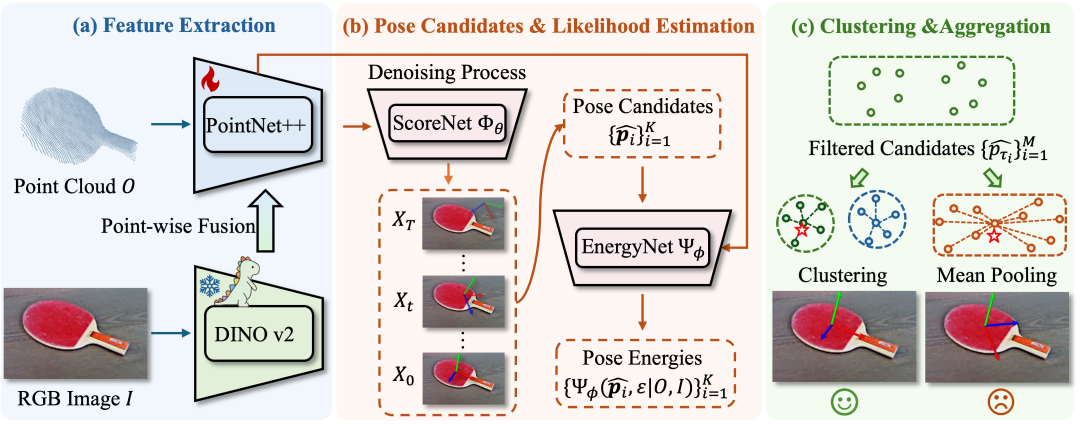
#> input picture GenPose2-main/assets/pipeline.jpg, 3240 x 1270 px (shown at 1/3 size)
$ python -i data_utils.py   (imports and definitions only)
#> lines starting #> are read from the running program, lines starting #| are printed output that depends on the picture
#> further down, picture is the input picture: shape (1270, 3240, 3); mean B, G, R 210.6, 213.8, 218.4
import os
import torch
import cv2
import numpy as np
import collections

import math
import numpy as np
from sklearn.decomposition import PCA

# [234 lines left out: functions rotation_matrix_around_axis, generate_full_point_cloud, compute_distances, farthest_point_sampling, generate_augmentation, random_rotate_matrix and 6 more, not called in this run]


def rand_range(rng, lo, hi):
    return rng.rand()*(hi-lo)+lo

def gaussian_noise(rng, img, sigma):
    """add gaussian noise of given sigma to image"""
    img = img + rng.randn(*img.shape) * sigma
    img = np.clip(img, 0, 255).astype('uint8')
    return img

# [18 lines left out: function linear_motion_blur, not called in this run]

def rgb_add_noise(img):
    rng = np.random
    # apply HSV augmentor
    if rng.rand() > 0:
        hsv_img = cv2.cvtColor(img, cv2.COLOR_BGR2HSV).astype(np.uint16)
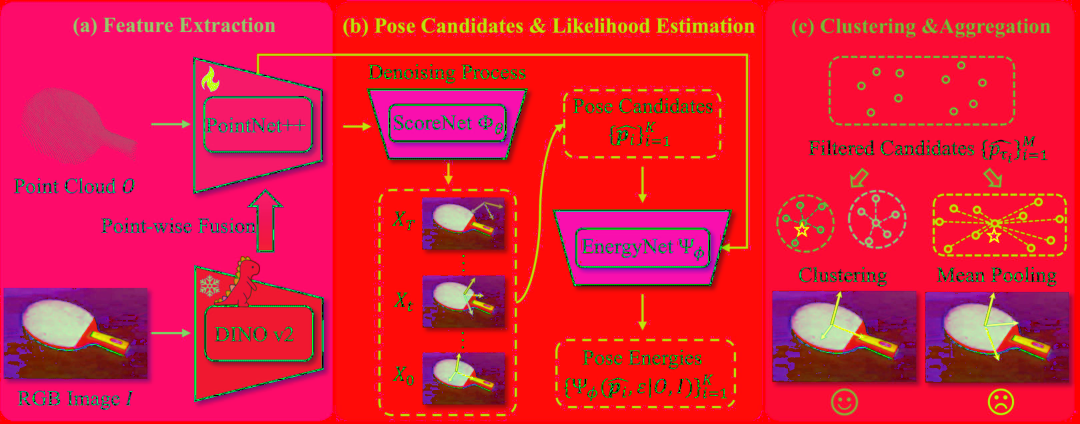
#> hsv_img: shape (1270, 3240, 3) uint16 (shown at 1/3 size); mean B, G, R 59.9, 28.6, 224.9
        hsv_img[:, :, 1] = hsv_img[:, :, 1] * rand_range(rng, 1.25, 1.45)
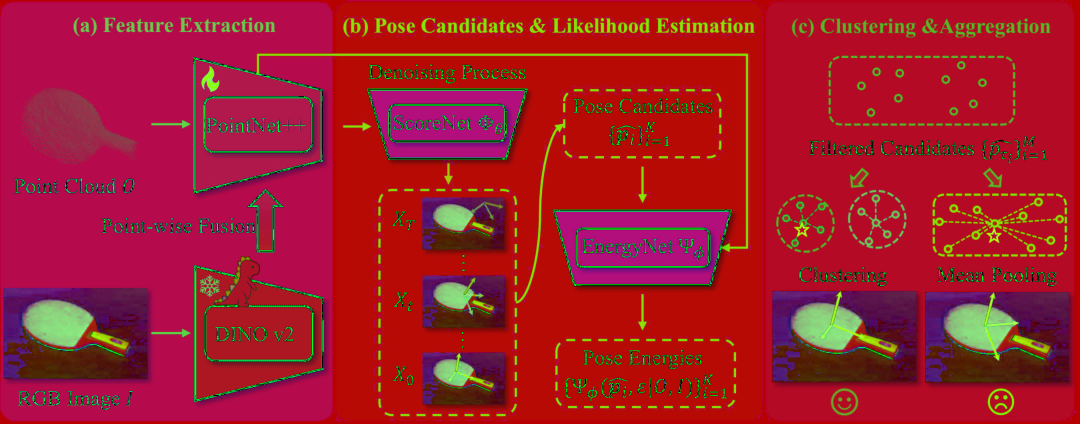
#> hsv_img: shape (1270, 3240, 3) uint16 (shown at 1/3 size); mean B, G, R 59.9, 39.4, 224.9; drawn with min black and max white
        hsv_img[:, :, 2] = hsv_img[:, :, 2] * rand_range(rng, 1.15, 1.35)
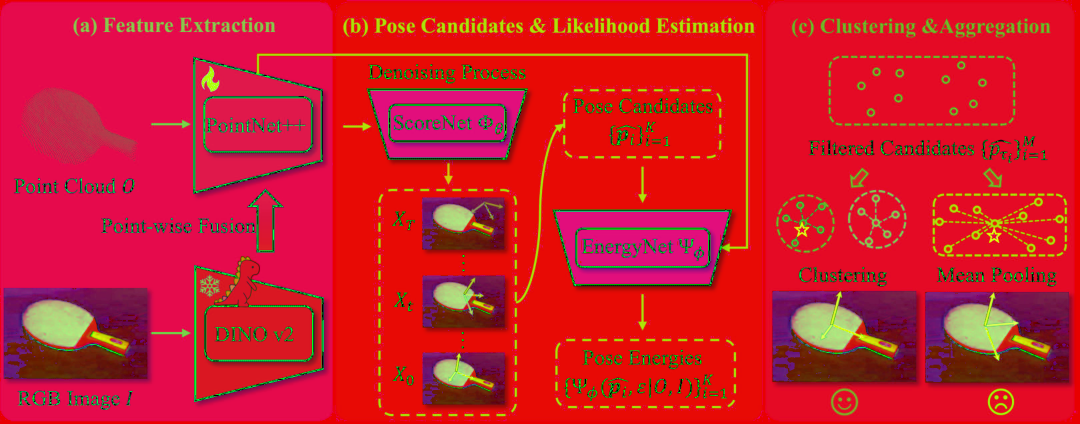
#> hsv_img: shape (1270, 3240, 3) uint16 (shown at 1/3 size); mean B, G, R 59.9, 39.4, 285.2; drawn with min black and max white
        hsv_img[:, :, 1] = np.clip(hsv_img[:, :, 1], 0, 255)
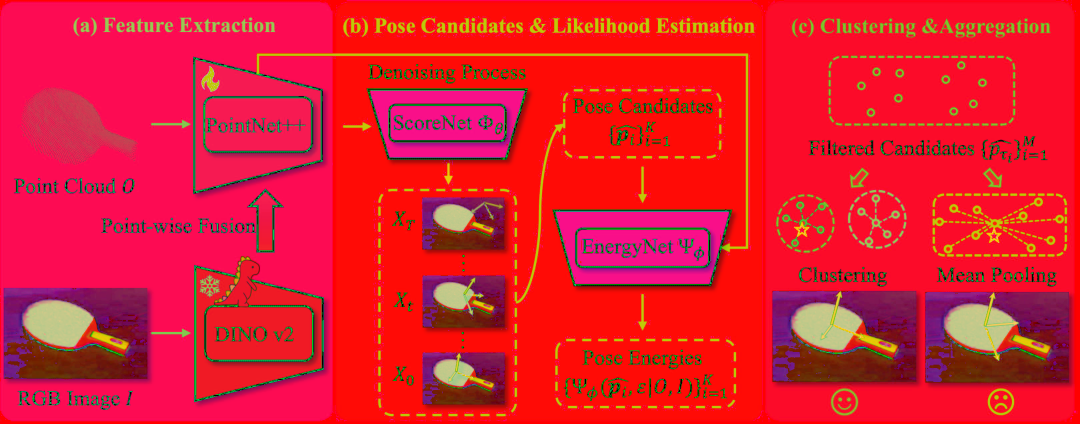
#> hsv_img: shape (1270, 3240, 3) uint16 (shown at 1/3 size); mean B, G, R 59.9, 36.2, 285.2; drawn with min black and max white
        hsv_img[:, :, 2] = np.clip(hsv_img[:, :, 2], 0, 255)
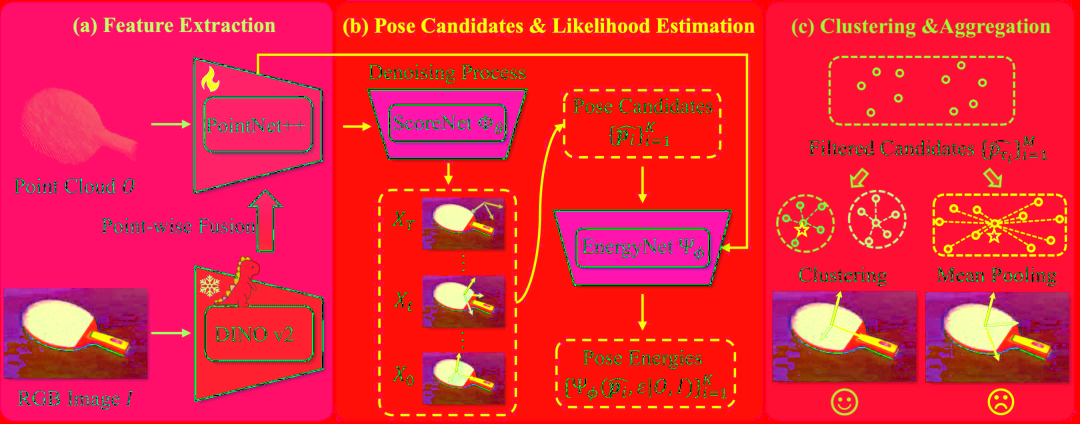
#> hsv_img: shape (1270, 3240, 3) uint16 (shown at 1/3 size); mean B, G, R 59.9, 36.2, 234.6
        img = cv2.cvtColor(hsv_img.astype(np.uint8), cv2.COLOR_HSV2BGR)
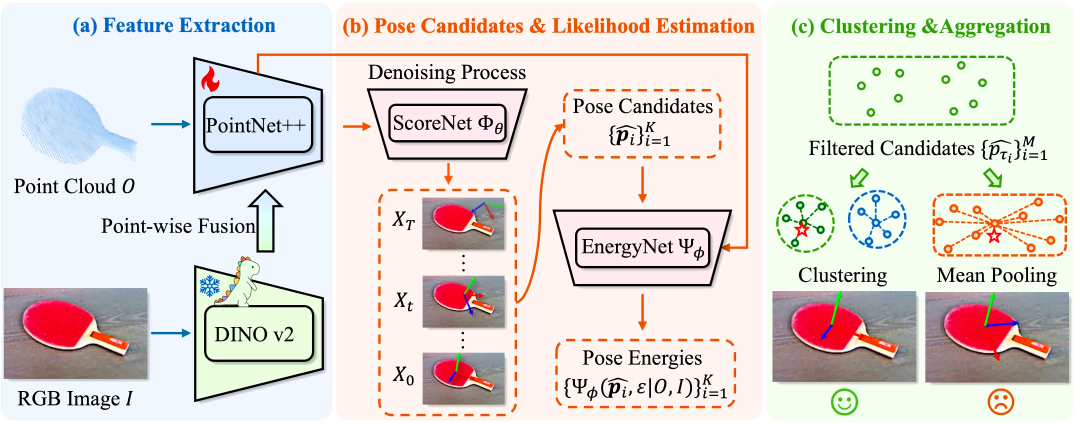
#> img: shape (1270, 3240, 3) (shown at 1/3 size); mean B, G, R 213.4, 217.9, 224.9

    if rng.rand() > .8:  # sharpen
        kernel = -np.ones((3, 3))
        kernel[1, 1] = rng.rand() * 3 + 9
        kernel /= kernel.sum()
        img = cv2.filter2D(img, -1, kernel)

    if rng.rand() > 0.8:  # motion blur
        r_angle = int(rng.rand() * 360)
        r_len = int(rng.rand() * 15) + 1
        img = linear_motion_blur(img, r_angle, r_len)

    if rng.rand() > 0.8:
        if rng.rand() > 0.2:
            img = cv2.GaussianBlur(img, (3, 3), rng.rand())
        else:
            img = cv2.GaussianBlur(img, (5, 5), rng.rand())

    if rng.rand() > 0.2:
        img = gaussian_noise(rng, img, rng.randint(15))
#> in gaussian_noise, `img = img + rng.randn(*img.shape) * sigma`:
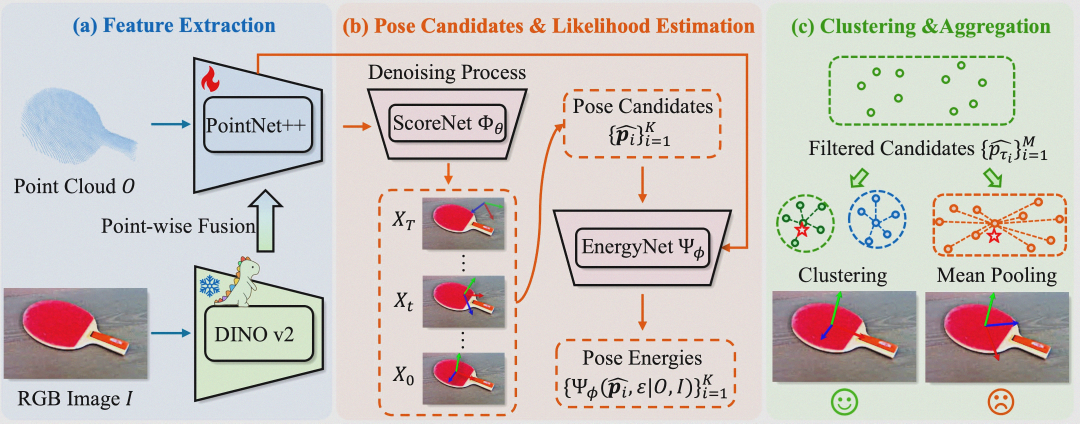
#> img: shape (1270, 3240, 3) float64 (shown at 1/3 size); mean of channels 0, 1, 2 213.4, 217.9, 224.9; drawn with min black and max white
    else:
        img = gaussian_noise(rng, img, rng.randint(25))

    if rng.rand() > 0.8:
        img = img + np.random.normal(loc=0.0, scale=7.0, size=img.shape)

    return np.clip(img, 0, 255).astype(np.uint8)

# [68 lines left out: functions load_depth, load_composed_depth, get_bbox, not called in this run]


# Full kernels
FULL_KERNEL_3 = np.ones((3, 3), np.uint8)
FULL_KERNEL_5 = np.ones((5, 5), np.uint8)
FULL_KERNEL_7 = np.ones((7, 7), np.uint8)
FULL_KERNEL_9 = np.ones((9, 9), np.uint8)
FULL_KERNEL_31 = np.ones((31, 31), np.uint8)

# 3x3 cross kernel
CROSS_KERNEL_3 = np.asarray(
    [
        [0, 1, 0],
        [1, 1, 1],
        [0, 1, 0],
    ], dtype=np.uint8)

# 5x5 cross kernel
CROSS_KERNEL_5 = np.asarray(
    [
        [0, 0, 1, 0, 0],
        [0, 0, 1, 0, 0],
        [1, 1, 1, 1, 1],
        [0, 0, 1, 0, 0],
        [0, 0, 1, 0, 0],
    ], dtype=np.uint8)

# 5x5 diamond kernel
DIAMOND_KERNEL_5 = np.array(
    [
        [0, 0, 1, 0, 0],
        [0, 1, 1, 1, 0],
        [1, 1, 1, 1, 1],
        [0, 1, 1, 1, 0],
        [0, 0, 1, 0, 0],
    ], dtype=np.uint8)

# 7x7 cross kernel
CROSS_KERNEL_7 = np.asarray(
    [
        [0, 0, 0, 1, 0, 0, 0],
        [0, 0, 0, 1, 0, 0, 0],
        [0, 0, 0, 1, 0, 0, 0],
        [1, 1, 1, 1, 1, 1, 1],
        [0, 0, 0, 1, 0, 0, 0],
        [0, 0, 0, 1, 0, 0, 0],
        [0, 0, 0, 1, 0, 0, 0],
    ], dtype=np.uint8)

# 7x7 diamond kernel
DIAMOND_KERNEL_7 = np.asarray(
    [
        [0, 0, 0, 1, 0, 0, 0],
        [0, 0, 1, 1, 1, 0, 0],
        [0, 1, 1, 1, 1, 1, 0],
        [1, 1, 1, 1, 1, 1, 1],
        [0, 1, 1, 1, 1, 1, 0],
        [0, 0, 1, 1, 1, 0, 0],
        [0, 0, 0, 1, 0, 0, 0],
    ], dtype=np.uint8)


# [401 lines left out: functions fill_in_fast, fill_in_multiscale_old, fill_in_multiscale, fill_missing, not called in this run]

>>> import cv2
>>> picture = cv2.imread('../../GenPose2-main/assets/pipeline.jpg')
>>> result = rgb_add_noise(picture)
